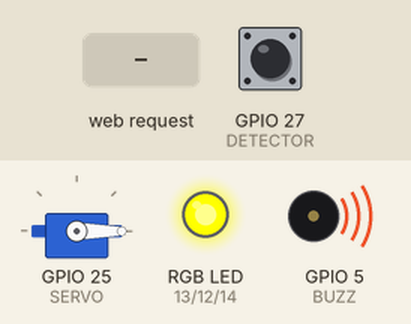
This sketch was run on a simulated ESP32. Parts: servo, an RGB LED mixed from three pins (HIGH = lit), buzzer (waves = sounding). The inputs (shaded band) are chosen by the test bench; at power-on: GPIO 27 (DETECTOR) HIGH. WiFi joins after 1.5 s; servers stay silent unless stated; what the sketch prints to the serial monitor is not drawn.

Above: at 3.3 s.
3.4 s: HTTP request GET /O received
At 4.4 s:
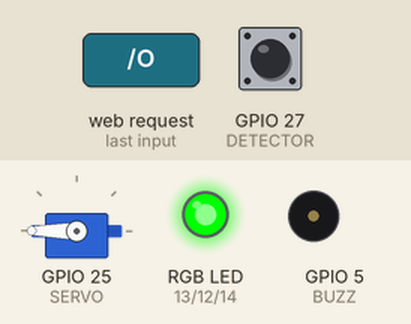
4.9 s: HTTP request GET /C received
At 5.5 s:
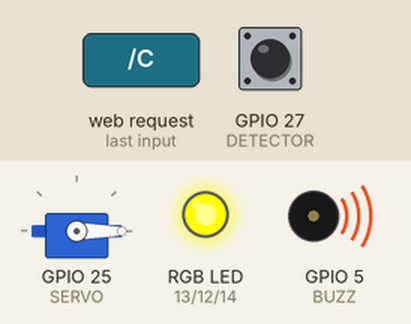
Timing chart, 0 to 7.9 s (numbered marks = the images above; inputs shaded):
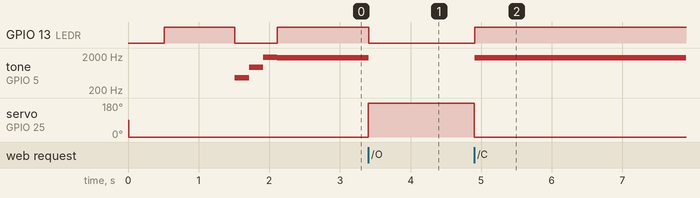

The sketch:

biProtector.ino
```cpp
#include <ESP32Servo.h>
#include <SoftwareSerial.h>
#include <WiFi.h>

//핀 상수
#define LEDR      13
#define LEDG      12
#define LEDB      14
#define DETECTOR  27
#define GPS_TX    16
#define GPS_RX    17
#define SERVO     25
#define TILT      26
#define BUZZ      5

//제어 상수
#define CONNECTION_TIMEOUT  1000
#define SERVO_OPEN          180
#define SERVO_CLOSE         0
#define STEPS               2037
#define TILT_TIMEOUT        1000
#define TILT_THRESHOLD      200

//상태 상수
#define OPENED    0
#define LOCKED    1
#define DETECTED  2

const char* ssid     = "<WiFi SSID>";
const char* password = "<WiFi PW>";

String str = "";
String currentTime, currentMin, currentSec;
String latitude, latD, latM, longitude, longD, longM;
double latitude2, longitude2, latS, longS;
double lastlat = 37.557880, lastlon = 126.998541;

int state = LOCKED;
int tiltCount = 0;
long tstime = 0, tetime = 0;
int preState = LOW;

WiFiServer server(80);
SoftwareSerial gpsSerial(GPS_TX, GPS_RX);
Servo sv;

void digitalRGB(int r, int g, int b) {
  digitalWrite(LEDR, r);
  digitalWrite(LEDG, g);
  digitalWrite(LEDB, b);
}

void getGPS()
{
  char r = gpsSerial.read();
  str += r;
  if (r == '\n') {
    int index = str.indexOf("GPGGA"); //위치 line
    if (index != -1) {
      int first = str.indexOf(",");
      int two = str.indexOf(",", first + 1);
      int three = str.indexOf(",", two + 1);
      int four = str.indexOf(",", three + 1);
      int five = str.indexOf(",", four + 1);
      currentTime = str.substring(first+1, first+3).toInt() + 9;
      currentMin = str.substring(first+3, first+5).toInt();
      currentSec = str.substring(first+5, first+7).toInt();
      String t = currentTime + "h " + currentMin + "m " + currentSec + "s";
      Serial.println(t);
      Serial.println(str);
      latitude = str.substring(two+1, three);
      longitude = str.substring(four+1, five);
      latD = latitude.substring(0, 2);
      longD = longitude.substring(0, 3);
      latM = latitude.substring(2);
      longM = longitude.substring(3);
      latS = latM.toDouble() / 60;
      longS = longM.toDouble() / 60;
      latitude2 = latD.toDouble() + latS;
      longitude2 = longD.toDouble() + longS;
      if (latitude2 != 0) lastlat = latitude2;
      if (longitude2 != 0) lastlon = longitude2;
      Serial.print("lat: ");
      Serial.print(latitude2, 6);
      Serial.print(", lon: ");
      Serial.println(longitude2, 6);
      Serial.print("lastlat: ");
      Serial.print(lastlat, 6);
      Serial.print(", lastlon: ");
      Serial.println(lastlon, 6);
    }
    str = "";
  }
}

void check_server() {
  WiFiClient client = server.available();

  if (client) {
    Serial.println("New Client.");
    String currentLine = "";
    long stime = millis(); //set timeout
    while (client.connected()) {
      long etime = millis();
      long tdiff = etime - stime;
      if (tdiff < 0 || tdiff >= CONNECTION_TIMEOUT) {
        Serial.println("Connection Timeout");
        break;
      }
      if (client.available()) {
        char c = client.read();
        Serial.write(c);
        if (c == '\n') {
          if (currentLine.length() == 0) {
            client.println("HTTP/1.1 200 OK");
            client.println("Content-type:text/html");
            client.println("Access-Control-Allow-Origin: *");
            client.println();
            client.print(String(lastlat, 7));
            client.print(",");
            client.print(String(lastlon, 7));
            client.print(",");
            client.print(state);
            client.println();
            break;
          }
          else {
            currentLine = "";
          }
        }
        else if (c != '\r') {
          currentLine += c;
        }
        if (currentLine.endsWith("GET /O")) {
          sv.write(SERVO_OPEN);
          state = OPENED;
        }
        if (currentLine.endsWith("GET /C")) {
          sv.write(SERVO_CLOSE);
          state = LOCKED;
        }
      }
    }
    client.stop();
    Serial.println("Client Disconnected.");
  }
}

void check_detected() {
  if (state == DETECTED) {
    digitalWrite(LEDR, HIGH);
    tone(BUZZ, 1800);
  }
  else {
    digitalWrite(LEDR, LOW);
    noTone(BUZZ);
  }
}

void check_tilt() {
  if (state != LOCKED) return;

  int tiltState = digitalRead(TILT);
  if (tiltState ^ preState) { //XOR: 서로 다르면 상태변화 감지
    tiltCount++;
  }
  preState = tiltState;

  tetime = millis();
  if (tetime - tstime >= TILT_TIMEOUT || tetime < tstime) {
    tiltCount = 0;
    tstime = millis();
  }

  if (tiltCount >= TILT_THRESHOLD) {
    state = DETECTED;
    tiltCount = 0;
  }
}

void setup()
{
    Serial.begin(9600);
    pinMode(LEDR, OUTPUT);      // set the LED pin mode
    pinMode(LEDG, OUTPUT);
    pinMode(LEDB, OUTPUT);
    pinMode(TILT, INPUT);
    pinMode(DETECTOR, INPUT_PULLUP);
    sv.attach(SERVO);
    gpsSerial.begin(9600);

    delay(10);

    // We start by connecting to a WiFi network

    Serial.println();
    Serial.println();
    Serial.print("Connecting to ");
    Serial.println(ssid);

    sv.write(SERVO_CLOSE);
    state = LOCKED;

    WiFi.begin(ssid, password);

    while (WiFi.status() != WL_CONNECTED) {
        delay(500);
        Serial.print(".");
        digitalRGB(HIGH, LOW, LOW);
    }

    Serial.println("");
    Serial.println("WiFi connected.");
    Serial.println("IP address: ");
    Serial.println(WiFi.localIP());

    digitalRGB(LOW, HIGH, LOW);
    server.begin();

    //♬♪♩~
    tone(BUZZ, 466);
    delay(200);
    tone(BUZZ, 932);
    delay(200);
    tone(BUZZ, 1865);
    delay(200);
    noTone(BUZZ);
}

void loop() {
  if (gpsSerial.available()) {
    getGPS();
  }

  if (state == LOCKED && digitalRead(DETECTOR) == HIGH) {
    state = DETECTED;
  }

  check_detected();

  check_tilt();

  check_server();
}
```

Measured:
- after the input at 3.4 s, GPIO 13 (LEDR): HIGH → LOW at once; tone on GPIO 5 (BUZZ): 1800 Hz → silent at once; servo on GPIO 25 (SERVO): 0° → 180° at once
- after the input at 4.9 s, GPIO 13 (LEDR): LOW → HIGH at once; tone on GPIO 5 (BUZZ): silent → 1800 Hz at once; servo on GPIO 25 (SERVO): 180° → 0° at once
